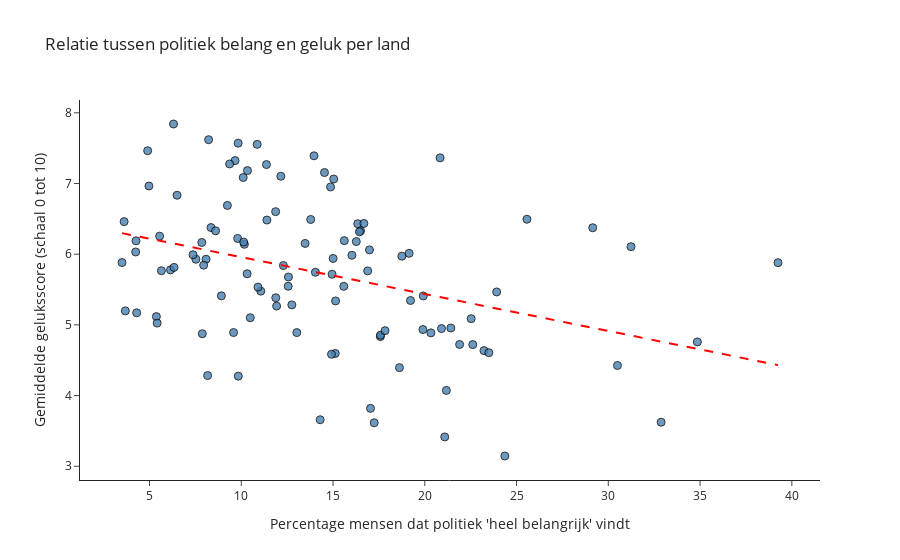

Source (notebook cell):
### Markdown cell above
## Eerste argument: Hoge politieke betrokkenheid hangt samen met lager gemiddeld geluk
In landen waar politiek een grote rol speelt in het dagelijks leven, ervaren mensen gemiddeld minder geluk. Dat blijkt uit de cijfers. De grafiek hieronder laat zien dat landen waar meer mensen politiek 'heel belangrijk' vinden, gemiddeld lagere geluksscores rapporteren. Dit suggereert dat maatschappelijke zorgen of politieke spanningen het algemene welzijn negatief beïnvloeden.

### Code cell
import pandas as pd
import plotly.graph_objects as go
from scipy.stats import linregress
import numpy as np

# Data inladen
pad = "Data/Gecombineerde_dataset__Politiek_belang__alcoholconsumptie_en_geluk.csv"
subset = pd.read_csv(pad)
subset.columns = subset.columns.str.strip()

# Regressie berekenen
slope, intercept, r_value, p_value, std_err = linregress(subset["Very important in life: Politics"], subset["Cantril ladder score"])

# X-waarden voor lijn
x_vals = np.linspace(subset["Very important in life: Politics"].min(), subset["Very important in life: Politics"].max(), 100)
y_pred = slope * x_vals + intercept

# Plot starten
fig = go.Figure()

# Simpele en catchy hovertekst
fig.add_trace(go.Scatter(
    x=subset["Very important in life: Politics"],
    y=subset["Cantril ladder score"],
    mode='markers',
    marker=dict(
        size=8,
        color='steelblue',
        line=dict(width=1, color='black'),
        opacity=0.8
    ),
    text=subset["Entity"],
    hovertemplate="<b>%{text}</b><br>Mensen die politiek belangrijk vinden: %{x:.1f}%<br>Geluk score: %{y:.2f} op 10<extra></extra>",
    showlegend=False
))

# Regressielijn toevoegen
fig.add_trace(go.Scatter(
    x=x_vals,
    y=y_pred,
    mode='lines',
    line=dict(color='red', dash='dash'),
    name='Regressielijn'
))

# Layout
fig.update_layout(
    title="Relatie tussen politiek belang en geluk per land",
    xaxis_title="Percentage mensen dat politiek 'heel belangrijk' vindt",
    yaxis_title="Gemiddelde geluksscore (schaal 0 tot 10)",
    template="simple_white",
    showlegend=False
)

fig.show()
fig.write_html("politiek_geluk_regressie.html")

### Figure 1 — Plotly figure (JSON) as saved in the notebook; plotly's stock layout.template omitted (floating-point values rounded to 4 significant figures)
{"data": [{"hovertemplate": "<b>%{text}</b><br>Mensen die politiek belangrijk vinden: %{x:.1f}%<br>Geluk score: %{y:.2f} op 10<extra></extra>", "marker": {"color": "steelblue", "line": {"color": "black", "width": 1}, "opacity": 0.8, "size": 8}, "mode": "markers", "showlegend": false, "text": ["Dominican Republic", "El Salvador", "Uganda", "Tanzania", "Saudi Arabia", "Belgium", "Malta", "Moldova", "Burkina Faso", "Mali", "Ireland", "Zambia", "Luxembourg", "Qatar", "Yemen", "Uzbekistan", "Algeria", "South Africa", "Trinidad and Tobago", "Rwanda", "Kuwait", "Ghana", "Haiti", "India", "Armenia", "Kyrgyzstan", "Poland", "Georgia", "Latvia", "Thailand", "Australia", "Tajikistan", "Libya", "Tunisia", "Lebanon", "Jordan", "Kenya", "Iceland", "Vietnam", "Indonesia", "Venezuela", "Albania", "Iran", "Uruguay", "Iraq", "Guatemala", "United States", "Greece", "Italy", "United Kingdom", "Japan", "Germany", "Ukraine", "Switzerland", "Argentina", "Kazakhstan", "Turkey", "Lithuania", "Maldives", "Austria", "Nigeria", "Serbia", "Bulgaria", "Denmark", "North Macedonia", "Czechia", "Russia", "Norway", "Cyprus", "Singapore", "Canada", "Romania", "Peru", "Chile", "Croatia", "Hungary", "Philippines", "Portugal", "Colombia", "China", "Pakistan", "Ecuador", "Brazil", "Nicaragua", "Sweden", "Malaysia", "Azerbaijan", "Spain", "Finland", "Bangladesh", "Mexico", "Ethiopia", "South Korea", "Mongolia", "Estonia", "Belarus", "Montenegro", "Morocco", "Myanmar", "Bolivia", "Egypt", "Slovenia", "Netherlands", "Bosnia and Herzegovina", "Slovakia", "New Zealand", "France", "Zimbabwe"], "type": "scatter", "x": [15.59, 16.99, 23.22, 32.88, 25.57, 6.501, 11.87, 5.65, 17.58, 21.9, 10.11, 21.18, 9.662, 29.15, 14.3, 16.27, 20.33, 21.42, 15.62, 21.09, 31.24, 22.53, 17.24, 17.04, 12.76, 14.04, 7.85, 13.03, 4.247, 16.03, 10.34, 23.92, 19.92, 15.12, 14.92, 18.62, 23.49, 10.87, 8.917, 19.22, 9.58, 5.375, 22.62, 16.35, 17.58, 16.68, 14.87, 10.32, 11.4, 15.04, 15.0, 14.53, 7.876, 9.83, 7.527, 13.48, 20.91, 5.552, 3.682, 11.37, 34.85, 6.146, 11.93, 8.221, 10.49, 4.968, 11.06, 13.96, 9.805, 8.353, 12.16, 10.17, 12.3, 10.13, 3.501, 7.372, 39.25, 8.082, 19.14, 15.14, 19.9, 16.89, 16.5, 18.75, 20.83, 11.88, 4.301, 13.79, 6.309, 5.417, 16.44, 9.837, 7.952, 12.57, 4.266, 10.91, 12.56, 17.83, 30.5, 14.95, 8.167, 3.617, 4.9, 6.335, 8.599, 9.366, 9.244, 24.36], "y": [5.545, 6.061, 4.636, 3.623, 6.494, 6.834, 6.602, 5.766, 4.834, 4.723, 7.085, 4.073, 7.324, 6.374, 3.658, 6.179, 4.887, 4.956, 6.192, 3.415, 6.106, 5.088, 3.615, 3.819, 5.283, 5.744, 6.166, 4.891, 6.032, 5.985, 7.183, 5.466, 5.41, 4.596, 4.584, 4.395, 4.607, 7.554, 5.411, 5.345, 4.892, 5.117, 4.721, 6.431, 4.854, 6.435, 6.951, 5.723, 6.483, 7.064, 5.94, 7.155, 4.875, 7.571, 5.929, 6.152, 4.948, 6.255, 5.198, 7.268, 4.759, 5.778, 5.266, 7.62, 5.101, 6.965, 5.477, 7.392, 6.223, 6.377, 7.103, 6.14, 5.84, 6.172, 5.882, 5.992, 5.88, 5.929, 6.012, 5.339, 4.934, 5.764, 6.33, 5.972, 7.363, 5.384, 5.171, 6.491, 7.842, 5.025, 6.317, 4.275, 5.845, 5.677, 6.189, 5.534, 5.546, 4.918, 4.426, 5.716, 4.283, 6.461, 7.464, 5.813, 6.331, 7.277, 6.69, 3.145]}, {"line": {"color": "red", "dash": "dash"}, "mode": "lines", "name": "Regressielijn", "type": "scatter", "x": [3.501, 3.863, 4.224, 4.585, 4.946, 5.307, 5.668, 6.029, 6.39, 6.751, 7.112, 7.473, 7.834, 8.195, 8.556, 8.917, 9.278, 9.639, 10.0, 10.36, 10.72, 11.08, 11.44, 11.81, 12.17, 12.53, 12.89, 13.25, 13.61, 13.97, 14.33, 14.69, 15.06, 15.42, 15.78, 16.14, 16.5, 16.86, 17.22, 17.58, 17.94, 18.3, 18.67, 19.03, 19.39, 19.75, 20.11, 20.47, 20.83, 21.19, 21.55, 21.92, 22.28, 22.64, 23.0, 23.36, 23.72, 24.08, 24.44, 24.8, 25.16, 25.53, 25.89, 26.25, 26.61, 26.97, 27.33, 27.69, 28.05, 28.41, 28.78, 29.14, 29.5, 29.86, 30.22, 30.58, 30.94, 31.3, 31.66, 32.03, 32.39, 32.75, 33.11, 33.47, 33.83, 34.19, 34.55, 34.91, 35.27, 35.64, 36.0, 36.36, 36.72, 37.08, 37.44, 37.8, 38.16, 38.52, 38.89, 39.25], "y": [6.298, 6.279, 6.26, 6.241, 6.223, 6.204, 6.185, 6.166, 6.147, 6.128, 6.109, 6.091, 6.072, 6.053, 6.034, 6.015, 5.996, 5.977, 5.959, 5.94, 5.921, 5.902, 5.883, 5.864, 5.845, 5.827, 5.808, 5.789, 5.77, 5.751, 5.732, 5.713, 5.695, 5.676, 5.657, 5.638, 5.619, 5.6, 5.581, 5.563, 5.544, 5.525, 5.506, 5.487, 5.468, 5.449, 5.431, 5.412, 5.393, 5.374, 5.355, 5.336, 5.317, 5.298, 5.28, 5.261, 5.242, 5.223, 5.204, 5.185, 5.166, 5.148, 5.129, 5.11, 5.091, 5.072, 5.053, 5.034, 5.016, 4.997, 4.978, 4.959, 4.94, 4.921, 4.902, 4.884, 4.865, 4.846, 4.827, 4.808, 4.789, 4.77, 4.752, 4.733, 4.714, 4.695, 4.676, 4.657, 4.638, 4.62, 4.601, 4.582, 4.563, 4.544, 4.525, 4.506, 4.487, 4.469, 4.45, 4.431]}], "layout": {"showlegend": false, "title": {"text": "Relatie tussen politiek belang en geluk per land"}, "xaxis": {"title": {"text": "Percentage mensen dat politiek 'heel belangrijk' vindt"}}, "yaxis": {"title": {"text": "Gemiddelde geluksscore (schaal 0 tot 10)"}}}}
